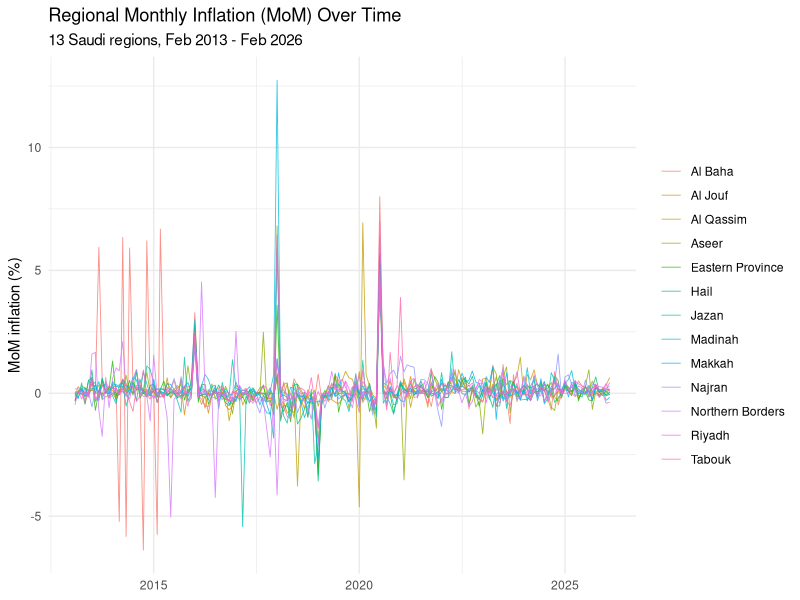
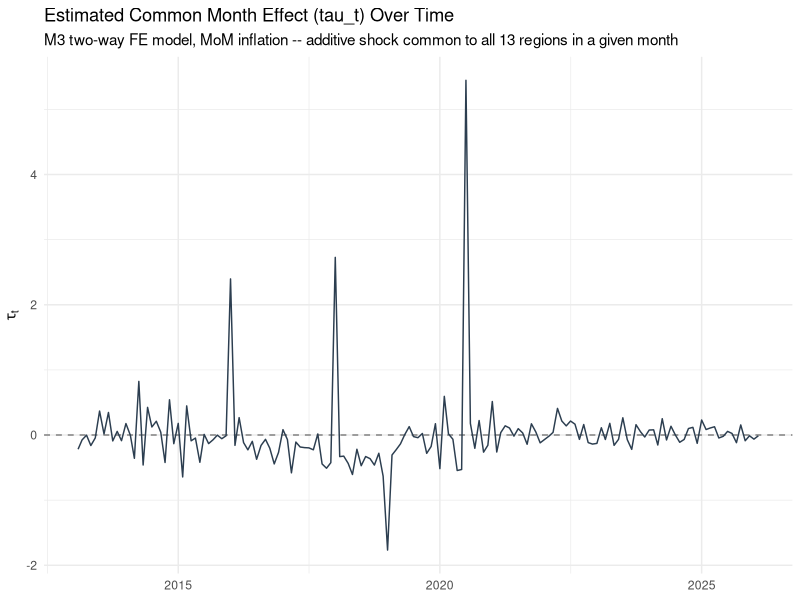

Write the R code that produced these figures, in order.
# ================================================================
# MAKANI v2 -- Stage 1 econometrics: two-way fixed effects (TWFE)
# benchmark models for regional inflation, primary outcome inflation_mom.
#
# NEW v2 FILE. Reads only the validated, frozen v2 panel:
#   data_v2/saudi_cpi_panel_v2.csv
# Does not read, source, or modify anything under baseline/, data_clean/,
# results/, or scripts/01-10. Writes only under results_v2/.
#
# Research question at this stage (descriptive, NOT causal): after
# removing (1) time-invariant regional heterogeneity (region fixed
# effects) and (2) common month-specific national shocks (month fixed
# effects), how much of the variation in regional inflation is
# attributable to each component, and what residual is left over for
# scripts/12_residual_spatial_tests.R to test spatially?
#
# No specialised panel/FE package (fixest, plm, lfe, ...) is used --
# none is in the locked renv environment and none was added, per
# instruction not to alter the package environment to obtain a
# preferred estimator. N=13, T=157 (MoM) / T=146 (YoY) is small enough
# that plain lm() with factor() dummies, and/or a direct group-mean
# decomposition (exact for a BALANCED two-way panel, which this is), is
# both correct and computationally trivial.
#
# Run manually: Rscript scripts/11_twfe_common_shocks.R
# ================================================================

suppressMessages({
  library(dplyr)
  library(tidyr)
  library(ggplot2)
})

dir.create("results_v2/tables",  recursive = TRUE, showWarnings = FALSE)
dir.create("results_v2/figures", recursive = TRUE, showWarnings = FALSE)

panel <- read.csv("data_v2/saudi_cpi_panel_v2.csv", stringsAsFactors = FALSE)
panel$date <- as.Date(panel$date)

## ================================================================
## PRIMARY OUTCOME: inflation_mom
## ================================================================

## ---- 1. Estimation sample verification --------------------------------

mom_full   <- panel
mom_sample <- panel %>% filter(!is.na(inflation_mom))

n_regions_mom <- length(unique(mom_sample$region_id))
n_months_mom  <- length(unique(mom_sample$date))
n_obs_mom     <- nrow(mom_sample)
obs_per_region_mom <- mom_sample %>% count(region_id, name = "n_obs")
balanced_mom  <- length(unique(obs_per_region_mom$n_obs)) == 1

dropped_mom <- mom_full %>% filter(is.na(inflation_mom))
n_dropped_mom <- nrow(dropped_mom)
dropped_reason_mom <- if (n_dropped_mom > 0) {
  all_first_month <- all(dropped_mom$date == min(panel$date))
  if (all_first_month) {
    paste0("All ", n_dropped_mom, " dropped rows are the structural first-month-per-region ",
           "observation (", format(min(panel$date)), "), where inflation_mom is undefined ",
           "(no prior month exists) -- expected, not a data defect.")
  } else {
    "Dropped rows do NOT all correspond to the structural first month -- investigate."
  }
} else "No rows dropped."

mom_sample_summary <- data.frame(
  n_regions          = n_regions_mom,
  n_months           = n_months_mom,
  total_obs          = n_obs_mom,
  obs_per_region_min = min(obs_per_region_mom$n_obs),
  obs_per_region_max = max(obs_per_region_mom$n_obs),
  balanced           = balanced_mom,
  first_date         = format(min(mom_sample$date)),
  last_date          = format(max(mom_sample$date)),
  n_dropped          = n_dropped_mom,
  dropped_reason     = dropped_reason_mom
)
write.csv(mom_sample_summary, "results_v2/tables/twfe_estimation_sample_mom.csv", row.names = FALSE)
message("---- MoM estimation sample ----")
message("Regions: ", n_regions_mom, " | Months: ", n_months_mom, " | Total obs: ", n_obs_mom,
        " | Balanced: ", balanced_mom, " | Dropped: ", n_dropped_mom)
message(dropped_reason_mom)

if (!balanced_mom) {
  stop("MoM estimation sample is not balanced -- this script assumes a balanced panel ",
       "for the group-mean variance decomposition below; investigate before proceeding.")
}

## ---- 2. M0-M3 model fit -------------------------------------------------
## region_id and date are both used as unordered factors (dummy variables).
## Reference-category coding (default contr.treatment) is used only for
## the model-fit statistics (R^2, AIC, BIC, F-test) -- NOT for the
## variance decomposition or the saved fitted/residual values, which use
## the exact group-mean ("effects coding") decomposition in step 3, the
## numerically clean and unambiguous choice for a balanced panel.

mom_sample$region_id_f <- factor(mom_sample$region_id)
mom_sample$date_f      <- factor(mom_sample$date)

m0 <- lm(inflation_mom ~ 1, data = mom_sample)
m1 <- lm(inflation_mom ~ region_id_f, data = mom_sample)
m2 <- lm(inflation_mom ~ date_f, data = mom_sample)
m3 <- lm(inflation_mom ~ region_id_f + date_f, data = mom_sample)

fit_stats <- function(model, label) {
  s <- summary(model)
  data.frame(
    model        = label,
    n_obs        = length(residuals(model)),
    n_params     = length(coef(model)),
    r_squared    = s$r.squared,
    adj_r_squared = s$adj.r.squared,
    resid_se     = s$sigma,
    aic          = AIC(model),
    bic          = BIC(model),
    logLik       = as.numeric(logLik(model))
  )
}

model_fit_mom <- bind_rows(
  fit_stats(m0, "M0: pooled (mu only)"),
  fit_stats(m1, "M1: region FE only"),
  fit_stats(m2, "M2: month FE only"),
  fit_stats(m3, "M3: TWFE (region + month)")
)
write.csv(model_fit_mom, "results_v2/tables/twfe_model_fit_mom.csv", row.names = FALSE)
message("\n---- M0-M3 model fit (MoM) ----")
print(model_fit_mom)

## ---- 3. Variance decomposition (exact, balanced two-way ANOVA identity) --
## For a fully balanced N x T panel (verified above), the classical
## two-way decomposition is EXACT, not approximate:
##   pi_it = grand_mean + alpha_i + tau_t + resid_it
## where alpha_i = region_i mean - grand_mean, tau_t = month_t mean -
## grand_mean, and SS_total = SS_region + SS_month + SS_residual exactly
## (no interaction term, no omitted cross-term, verified numerically
## below). This is computed directly from group means rather than read
## off the lm() dummy-coefficient parameterisation, to avoid any
## reference-category ambiguity in what "the region effect" means.

grand_mean_mom <- mean(mom_sample$inflation_mom)

region_means_mom <- mom_sample %>%
  group_by(region_id, Region) %>%
  summarise(region_mean = mean(inflation_mom), .groups = "drop") %>%
  mutate(alpha_i = region_mean - grand_mean_mom)

month_means_mom <- mom_sample %>%
  group_by(date) %>%
  summarise(month_mean = mean(inflation_mom), .groups = "drop") %>%
  mutate(tau_t = month_mean - grand_mean_mom)

mom_decomp <- mom_sample %>%
  left_join(region_means_mom %>% select(region_id, alpha_i), by = "region_id") %>%
  left_join(month_means_mom  %>% select(date, tau_t),        by = "date") %>%
  mutate(
    fitted_twfe   = grand_mean_mom + alpha_i + tau_t,
    twfe_residual = inflation_mom - fitted_twfe
  )

ss_total_mom    <- sum((mom_decomp$inflation_mom - grand_mean_mom)^2)
ss_region_mom   <- n_months_mom  * sum(region_means_mom$alpha_i^2)
ss_month_mom    <- n_regions_mom * sum(month_means_mom$tau_t^2)
ss_residual_mom <- sum(mom_decomp$twfe_residual^2)

additivity_check_mom <- abs((ss_region_mom + ss_month_mom + ss_residual_mom) - ss_total_mom)
if (additivity_check_mom / ss_total_mom > 1e-8) {
  stop("Variance decomposition additivity check failed for MoM: SS_region + SS_month + ",
       "SS_residual does not equal SS_total within tolerance (diff = ", additivity_check_mom, "). ",
       "The balanced-panel identity this decomposition relies on may not hold -- investigate ",
       "before trusting the shares below.")
}

variance_decomp_mom <- data.frame(
  component     = c("Region (alpha_i)", "Month (tau_t)", "Residual", "Total"),
  sum_sq        = c(ss_region_mom, ss_month_mom, ss_residual_mom, ss_total_mom),
  share_of_total = c(ss_region_mom, ss_month_mom, ss_residual_mom, ss_total_mom) / ss_total_mom
)
write.csv(variance_decomp_mom, "results_v2/tables/twfe_variance_decomposition_mom.csv", row.names = FALSE)
message("\n---- Variance decomposition (MoM, exact for this balanced panel) ----")
message("Additivity check (should be ~0): ", signif(additivity_check_mom, 3))
print(variance_decomp_mom)
message(
  "\nNOTE (interpretation, not causal): this decomposition partitions variance, it does not ",
  "identify causal effects. A large month-effect share means regional inflation co-moves ",
  "strongly with common national-level shocks in a given month; it does not by itself imply ",
  "any region caused inflation in another."
)

## Region FE and month FE tables, saved separately for later plotting (fig B).
region_fe_mom <- region_means_mom %>% arrange(desc(alpha_i))
write.csv(region_fe_mom, "results_v2/tables/twfe_region_fe_mom.csv", row.names = FALSE)

month_fe_mom <- month_means_mom %>% arrange(date)
write.csv(month_fe_mom, "results_v2/tables/twfe_month_fe_mom.csv", row.names = FALSE)

## ---- 4. Save TWFE (M3) residuals, with validation -----------------------

residuals_mom <- mom_decomp %>%
  transmute(region_id, Region, date, inflation_mom, fitted = fitted_twfe, twfe_residual) %>%
  arrange(region_id, date)

write.csv(residuals_mom, "results_v2/tables/twfe_residuals_mom.csv", row.names = FALSE)

## Validation
resid_checks <- list()
resid_checks$n_residuals_matches_sample <- nrow(residuals_mom) == n_obs_mom
resid_checks$no_unexpected_missing      <- sum(is.na(residuals_mom$twfe_residual)) == 0

overall_mean_resid <- mean(residuals_mom$twfe_residual)
resid_checks$overall_mean_near_zero <- abs(overall_mean_resid) < 1e-8

by_month_mean <- residuals_mom %>% group_by(date) %>%
  summarise(mean_resid = mean(twfe_residual), .groups = "drop")
resid_checks$month_means_near_zero <- all(abs(by_month_mean$mean_resid) < 1e-8)

by_region_mean <- residuals_mom %>% group_by(region_id) %>%
  summarise(mean_resid = mean(twfe_residual), .groups = "drop")
resid_checks$region_means_near_zero <- all(abs(by_region_mean$mean_resid) < 1e-8)

resid_validation <- data.frame(
  check = names(resid_checks),
  pass  = unlist(resid_checks)
)
write.csv(resid_validation, "results_v2/tables/twfe_residual_validation_mom.csv", row.names = FALSE)

message("\n---- TWFE residual validation (MoM) ----")
message("n residuals = ", nrow(residuals_mom), " (expected ", n_obs_mom, ")")
message("overall mean residual = ", format(overall_mean_resid, scientific = TRUE))
message("max |monthly mean residual| = ", format(max(abs(by_month_mean$mean_resid)), scientific = TRUE))
message("max |regional mean residual| = ", format(max(abs(by_region_mean$mean_resid)), scientific = TRUE))
print(resid_validation)
if (!all(unlist(resid_checks))) {
  stop("TWFE residual validation failed -- see results_v2/tables/twfe_residual_validation_mom.csv")
}

## ---- 5. Figure A: regional monthly inflation over time -------------------

p_a <- ggplot(mom_sample, aes(x = date, y = inflation_mom, color = Region)) +
  geom_line(linewidth = 0.3, alpha = 0.8) +
  labs(title = "Regional Monthly Inflation (MoM) Over Time",
       subtitle = "13 Saudi regions, Feb 2013 - Feb 2026",
       x = NULL, y = "MoM inflation (%)") +
  theme_minimal() +
  theme(legend.position = "right", legend.title = element_blank())
ggsave("results_v2/figures/fig_A_regional_inflation_mom_over_time.png", p_a,
       width = 10, height = 5.5, dpi = 300)

## ---- 6. Figure B: estimated common month effect tau_t over time ---------

p_b <- ggplot(month_fe_mom, aes(x = date, y = tau_t)) +
  geom_hline(yintercept = 0, linetype = "dashed", color = "grey50") +
  geom_line(color = "#2c3e50") +
  labs(title = "Estimated Common Month Effect (tau_t) Over Time",
       subtitle = "M3 two-way FE model, MoM inflation -- additive shock common to all 13 regions in a given month",
       x = NULL, y = expression(tau[t])) +
  theme_minimal()
ggsave("results_v2/figures/fig_B_month_fe_tau_over_time.png", p_b,
       width = 10, height = 5, dpi = 300)

message("\nWrote MoM TWFE outputs to results_v2/tables/ and figures A, B to results_v2/figures/.")

## ================================================================
## SECONDARY ROBUSTNESS OUTCOME: inflation_yoy
## Kept entirely separate from the MoM primary inference above -- no
## table mixes MoM and YoY results. Same TWFE framework (M0-M3 fit +
## exact balanced-panel variance decomposition); the monthly spatial
## Moran analysis in scripts/12 is run on the MoM residuals only (the
## primary specification), not repeated here.
## ================================================================

yoy_sample <- panel %>% filter(!is.na(inflation_yoy))

n_regions_yoy <- length(unique(yoy_sample$region_id))
n_months_yoy  <- length(unique(yoy_sample$date))
n_obs_yoy     <- nrow(yoy_sample)
obs_per_region_yoy <- yoy_sample %>% count(region_id, name = "n_obs")
balanced_yoy  <- length(unique(obs_per_region_yoy$n_obs)) == 1

dropped_yoy <- panel %>% filter(is.na(inflation_yoy))
n_dropped_yoy <- nrow(dropped_yoy)
first_12_months <- sort(unique(panel$date))[1:12]
dropped_reason_yoy <- if (n_dropped_yoy > 0) {
  all_first12 <- all(dropped_yoy$date %in% first_12_months) &&
    all(sapply(split(dropped_yoy$date, dropped_yoy$region_id), function(d) setequal(d, first_12_months)))
  if (all_first12) {
    paste0("All ", n_dropped_yoy, " dropped rows are each region's structural first-12-months ",
           "(", format(min(first_12_months)), " to ", format(max(first_12_months)), "), where ",
           "inflation_yoy is undefined (no observation 12 months earlier exists) -- expected.")
  } else {
    "Dropped rows do NOT all correspond to the structural first 12 months -- investigate."
  }
} else "No rows dropped."

yoy_sample_summary <- data.frame(
  n_regions = n_regions_yoy, n_months = n_months_yoy, total_obs = n_obs_yoy,
  obs_per_region_min = min(obs_per_region_yoy$n_obs), obs_per_region_max = max(obs_per_region_yoy$n_obs),
  balanced = balanced_yoy, first_date = format(min(yoy_sample$date)), last_date = format(max(yoy_sample$date)),
  n_dropped = n_dropped_yoy, dropped_reason = dropped_reason_yoy
)
write.csv(yoy_sample_summary, "results_v2/tables/twfe_estimation_sample_yoy.csv", row.names = FALSE)
message("\n---- YoY estimation sample (secondary robustness) ----")
message("Regions: ", n_regions_yoy, " | Months: ", n_months_yoy, " | Total obs: ", n_obs_yoy,
        " | Balanced: ", balanced_yoy, " | Dropped: ", n_dropped_yoy)

if (balanced_yoy) {
  yoy_sample$region_id_f <- factor(yoy_sample$region_id)
  yoy_sample$date_f      <- factor(yoy_sample$date)

  y0 <- lm(inflation_yoy ~ 1, data = yoy_sample)
  y1 <- lm(inflation_yoy ~ region_id_f, data = yoy_sample)
  y2 <- lm(inflation_yoy ~ date_f, data = yoy_sample)
  y3 <- lm(inflation_yoy ~ region_id_f + date_f, data = yoy_sample)

  model_fit_yoy <- bind_rows(
    fit_stats(y0, "M0: pooled (mu only)"),
    fit_stats(y1, "M1: region FE only"),
    fit_stats(y2, "M2: month FE only"),
    fit_stats(y3, "M3: TWFE (region + month)")
  )
  write.csv(model_fit_yoy, "results_v2/tables/twfe_model_fit_yoy.csv", row.names = FALSE)

  grand_mean_yoy <- mean(yoy_sample$inflation_yoy)
  region_means_yoy <- yoy_sample %>% group_by(region_id, Region) %>%
    summarise(region_mean = mean(inflation_yoy), .groups = "drop") %>%
    mutate(alpha_i = region_mean - grand_mean_yoy)
  month_means_yoy <- yoy_sample %>% group_by(date) %>%
    summarise(month_mean = mean(inflation_yoy), .groups = "drop") %>%
    mutate(tau_t = month_mean - grand_mean_yoy)
  yoy_decomp <- yoy_sample %>%
    left_join(region_means_yoy %>% select(region_id, alpha_i), by = "region_id") %>%
    left_join(month_means_yoy  %>% select(date, tau_t),        by = "date") %>%
    mutate(fitted_twfe = grand_mean_yoy + alpha_i + tau_t,
           twfe_residual = inflation_yoy - fitted_twfe)

  ss_total_yoy    <- sum((yoy_decomp$inflation_yoy - grand_mean_yoy)^2)
  ss_region_yoy   <- n_months_yoy  * sum(region_means_yoy$alpha_i^2)
  ss_month_yoy    <- n_regions_yoy * sum(month_means_yoy$tau_t^2)
  ss_residual_yoy <- sum(yoy_decomp$twfe_residual^2)
  additivity_check_yoy <- abs((ss_region_yoy + ss_month_yoy + ss_residual_yoy) - ss_total_yoy)

  variance_decomp_yoy <- data.frame(
    component = c("Region (alpha_i)", "Month (tau_t)", "Residual", "Total"),
    sum_sq    = c(ss_region_yoy, ss_month_yoy, ss_residual_yoy, ss_total_yoy),
    share_of_total = c(ss_region_yoy, ss_month_yoy, ss_residual_yoy, ss_total_yoy) / ss_total_yoy
  )
  write.csv(variance_decomp_yoy, "results_v2/tables/twfe_variance_decomposition_yoy.csv", row.names = FALSE)

  message("YoY additivity check (should be ~0): ", signif(additivity_check_yoy, 3))
  message("\n---- M0-M3 model fit (YoY, secondary robustness) ----")
  print(model_fit_yoy)
  message("\n---- Variance decomposition (YoY, secondary robustness) ----")
  print(variance_decomp_yoy)
} else {
  warning("YoY sample is not balanced -- skipping YoY TWFE (secondary robustness only, ",
          "does not affect the primary MoM analysis above).")
}

message("\n11_twfe_common_shocks.R complete.")
